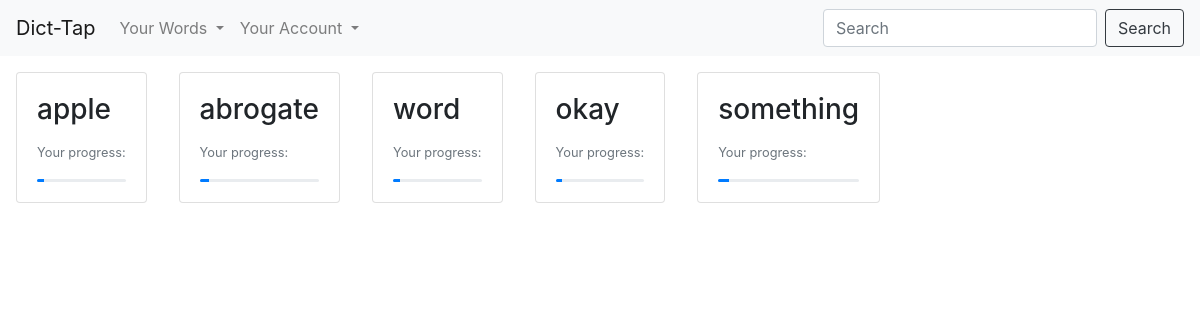
The app's page /view (signed in), older data.
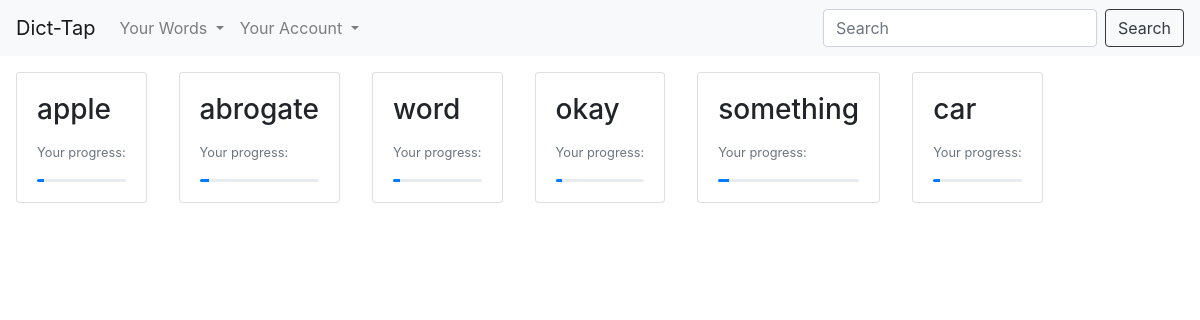
The same page, newer data.
### flaskapp/models.py (models this page shows, shortened)
class Word(db.Model):
    id = db.Column(db.Integer, primary_key=True)
    word = db.Column(db.String(45), unique=True, nullable=False)
    time = db.Column(db.DateTime, nullable=False, default=datetime.utcnow)
    due_date = db.Column(db.DateTime, nullable=False)
    user_id = db.Column(db.Integer, db.ForeignKey('user.id'), nullable=False)
    level = db.Column(db.Integer, nullable=False)

### flaskapp/routes.py (the view)
@app.route("/view", methods=['GET', 'POST'])
@login_required
def view():
    if request.method == 'POST':
        output_word = request.form['search_word']
        return redirect(url_for('search', word=output_word))
    else:
        return render_template('view.html', name='view', background_url=generate_url())

### flaskapp/models.py (called while the page is built)
@login_manager.user_loader
def load_user(user_id):
    return User.query.get(int(user_id))

### flaskapp/templates/view.html
{% extends "layout.html" %}
{% block a %}
<div class="card-group">
    {% for each in current_user.words %}
    <div class="">
        <div class="card m-3">
            <div class="card-body">
              <h3 class="card-title">{{ each.word }}</h3>
              <p class="card-text"><small class="text-muted">Your progress:</small></p>
              <div class="progress" style="height: 3px;">
              <div class="progress-bar" role="progressbar" style="width: {{ (each.level/13) * 100}}%;" aria-valuenow="{{ each.level }}" aria-valuemin="0" aria-valuemax="100"></div>
              </div>
            </div>
          </div>
        </div>
    {% endfor %}
</div>
{% endblock a %}

### flaskapp/templates/layout.html (shortened to what this page needs)
<!DOCTYPE html>
<html>
    <head>
        <link rel="stylesheet" href="https://stackpath.bootstrapcdn.com/bootstrap/4.3.1/css/bootstrap.min.css">
    </head>
    {% if background_url %}
    <body style="background: url( {{ background_url }} );
     -webkit-background-size: cover;
    -moz-background-size: cover;
    background-size: cover;
    -o-background-size: cover;">
    {% elif background_color %}
    <body style="background-color: {{ background_color }}">
    {% else %}
    <body style="background-color: white">
    {% endif %}
        <nav class="navbar navbar-expand-lg navbar-light bg-light">
            <a class="navbar-brand" href="{{ url_for('home') }}">Dict-Tap</a>
            <div class="collapse navbar-collapse" id="navbarSupportedContent">
              <ul class="navbar-nav mr-auto">
                {% if current_user.is_authenticated %}
                <li class="nav-item dropdown">
                  <a class="nav-link dropdown-toggle" href="#" id="navbarDropdown" role="button" data-toggle="dropdown" aria-haspopup="true" aria-expanded="false">
                    Your Words
                  </a>
                </li>
                {% endif %}
                <li class="nav-item dropdown">
                  <a class="nav-link dropdown-toggle" href="#" id="navbarDropdown" role="button" data-toggle="dropdown" aria-haspopup="true" aria-expanded="false">
                    Your Account
                  </a>
                </li>
              </ul>
              <form action="{{ url_for(name) }}" method='POST' class="form-inline my-2 my-lg-0">
                <input name="search_word" class="form-control mr-sm-2" type="search" placeholder="Search" aria-label="Search">
                <button class="btn btn-outline-dark my-2 my-sm-0" type="submit">Search</button>
              </form>
            </div>
          </nav>
          {% block a %}
          {% endblock a %}
    </body>
</html>

Row changes from the older to the newer data that the page shows:
added Word: word "car", level 1 (drawn)
